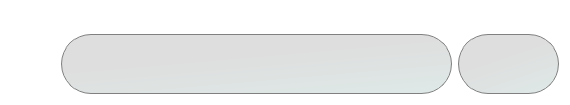
                            <widget class="QWidget" name="widget_24" native="true">
                             <property name="minimumSize">
                              <size>
                               <width>0</width>
                               <height>105</height>
                              </size>
                             </property>
                             <property name="maximumSize">
                              <size>
                               <width>16777215</width>
                               <height>105</height>
                              </size>
                             </property>
                             <property name="styleSheet">
                              <string notr="true">border:none;
background:transparent;</string>
                             </property>
                             <widget class="QWidget" name="layoutWidget_3">
                              <property name="geometry">
                               <rect>
                                <x>61</x>
                                <y>1</y>
                                <width>393</width>
                                <height>98</height>
                               </rect>
                              </property>
                              <layout class="QVBoxLayout" name="verticalLayout_27">
                               <item>
                                <widget class="QLabel" name="bbo_option_label">
                                 <property name="minimumSize">
                                  <size>
                                   <width>0</width>
                                   <height>21</height>
                                  </size>
                                 </property>
                                 <property name="maximumSize">
                                  <size>
                                   <width>16777215</width>
                                   <height>21</height>
                                  </size>
                                 </property>
                                 <property name="font">
                                  <font>
                                   <pointsize>11</pointsize>
                                  </font>
                                 </property>
                                 <property name="cursor">
                                  <cursorShape>IBeamCursor</cursorShape>
                                 </property>
                                 <property name="styleSheet">
                                  <string notr="true">border: 0px solid gray; 
background: None;
color:white;
</string>
                                 </property>
                                 <property name="text">
                                  <string>BBO Option</string>
                                 </property>
                                 <property name="alignment">
                                  <set>Qt::AlignCenter</set>
                                 </property>
                                </widget>
                               </item>
                               <item>
                                <widget class="QComboBox" name="bbo_option_dropdown">
                                 <property name="sizePolicy">
                                  <sizepolicy hsizetype="Preferred" vsizetype="Preferred">
                                   <horstretch>0</horstretch>
                                   <verstretch>0</verstretch>
                                  </sizepolicy>
                                 </property>
                                 <property name="minimumSize">
                                  <size>
                                   <width>391</width>
                                   <height>60</height>
                                  </size>
                                 </property>
                                 <property name="maximumSize">
                                  <size>
                                   <width>391</width>
                                   <height>60</height>
                                  </size>
                                 </property>
                                 <property name="font">
                                  <font>
                                   <pointsize>12</pointsize>
                                  </font>
                                 </property>
                                 <property name="cursor">
                                  <cursorShape>PointingHandCursor</cursorShape>
                                 </property>
                                 <property name="styleSheet">
                                  <string notr="true">QComboBox {
    border: 1px solid gray;
    border-radius: 30px;
    padding-left: 25px;
    background: qlineargradient(x1: 0.21, y1: 0, x2: 0.79, y2: 1, stop: 0 rgba(0, 0, 0, 0.13), stop: 0.3815 rgba(0, 0, 0, 0.13), stop: 1 rgba(0, 77, 64, 0.13));
    color: white; /* Text color in the closed combo box */
}

QComboBox::drop-down {
    subcontrol-origin: padding;
    subcontrol-position: right;
    border: none;
    margin-right: 10px;
    border-radius: 0px;
    background: none;
}

QComboBox QAbstractItemView {
    background: black; /* Dropdown background */
    border: none;
    color: white; /* Text color in the dropdown */
    selection-background-color: #212121; /* Background color of selected item */
    selection-color: white; /* Text color of selected item */
}

QComboBox QAbstractItemView::item {
    background-color: black; /* Default background of items */
    color: white; /* Default text color of items */
    padding: 2px; /* Padding for better visuals */
}

QComboBox QAbstractItemView::item:hover {
    background-color: #212121; /* Background color on hover */
    color: white; /* Text color on hover */
}
</string>
                                 </property>
                                </widget>
                               </item>
                              </layout>
                             </widget>
                             <widget class="QWidget" name="layoutWidget_4">
                              <property name="geometry">
                               <rect>
                                <x>458</x>
                                <y>1</y>
                                <width>103</width>
                                <height>97</height>
                               </rect>
                              </property>
                              <layout class="QVBoxLayout" name="verticalLayout_31">
                               <item>
                                <widget class="QLabel" name="program_label">
                                 <property name="minimumSize">
                                  <size>
                                   <width>0</width>
                                   <height>21</height>
                                  </size>
                                 </property>
                                 <property name="maximumSize">
                                  <size>
                                   <width>16777215</width>
                                   <height>21</height>
                                  </size>
                                 </property>
                                 <property name="font">
                                  <font>
                                   <pointsize>10</pointsize>
                                  </font>
                                 </property>
                                 <property name="cursor">
                                  <cursorShape>IBeamCursor</cursorShape>
                                 </property>
                                 <property name="styleSheet">
                                  <string notr="true">border: none; 
background: None;
border-radius: 0px;
color:white;
</string>
                                 </property>
                                 <property name="text">
                                  <string>Program #</string>
                                 </property>
                                 <property name="alignment">
                                  <set>Qt::AlignCenter</set>
                                 </property>
                                </widget>
                               </item>
                               <item>
                                <widget class="QLineEdit" name="program_no_lineEdit">
                                 <property name="sizePolicy">
                                  <sizepolicy hsizetype="Preferred" vsizetype="Preferred">
                                   <horstretch>0</horstretch>
                                   <verstretch>0</verstretch>
                                  </sizepolicy>
                                 </property>
                                 <property name="minimumSize">
                                  <size>
                                   <width>98</width>
                                   <height>60</height>
                                  </size>
                                 </property>
                                 <property name="maximumSize">
                                  <size>
                                   <width>101</width>
                                   <height>60</height>
                                  </size>
                                 </property>
                                 <property name="font">
                                  <font>
                                   <pointsize>12</pointsize>
                                  </font>
                                 </property>
                                 <property name="styleSheet">
                                  <string notr="true">border: 1px solid gray; 
border-radius: 30px;
padding-left: 30px;
background: qlineargradient(x1: 0.21, y1: 0, x2: 0.79, y2: 1, stop: 0 rgba(0, 0, 0, 0.13), stop: 0.3815 rgba(0, 0, 0, 0.13), stop: 1 rgba(0, 77, 64, 0.13));</string>
                                 </property>
                                 <property name="text">
                                  <string />
                                 </property>
                                 <property name="frame">
                                  <bool>true</bool>
                                 </property>
                                </widget>
                               </item>
                              </layout>
                             </widget>
                            </widget>
